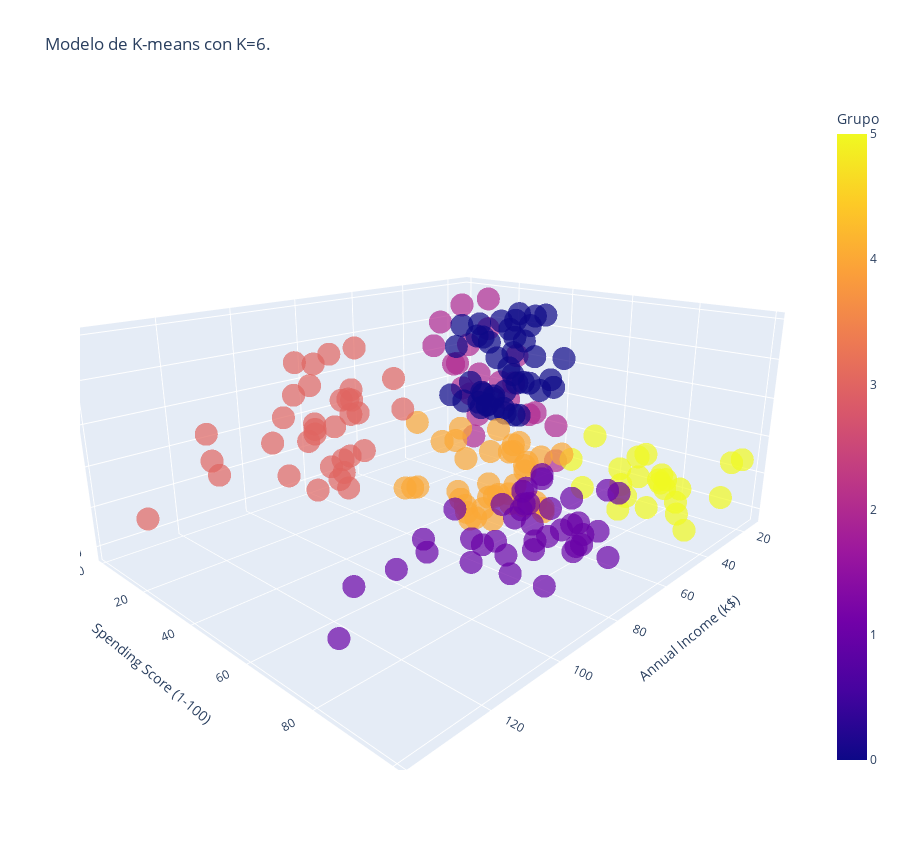

Notebook source saved alongside this figure:
### Markdown cell above
### **Grafica en 3D.**

### Code cell
Grafica_3D = px.scatter_3d(Mall, x='Annual Income (k$)', y='Spending Score (1-100)', z='Age', color='Grupo', symbol='Grupo',
                        symbol_map={0: 'circle', 1: 'circle', 2: 'circle', 3: 'circle', 4:'circle', 5:'circle'}, 
                        opacity=0.7, width=900, height=850, title=f'Modelo de K-means con K={6}.', labels={'label': 'cluster'}, color_discrete_map={})
Grafica_3D.update_layout(showlegend=False)

### Figure 1 — Plotly figure (JSON) as saved in the notebook; plotly's stock layout.template omitted (floating-point values rounded to 4 significant figures)
{"data": [{"hovertemplate": "Grupo=%{marker.color}<br>Annual Income (k$)=%{x}<br>Spending Score (1-100)=%{y}<br>Age=%{z}<extra></extra>", "legendgroup": "2", "marker": {"color": [2, 2, 2, 2, 2, 2, 2, 2, 2, 2, 2, 2, 2, 2, 2, 2, 2, 2, 2, 2, 2, 2], "coloraxis": "coloraxis", "opacity": 0.7, "symbol": "circle"}, "mode": "markers", "name": "2", "scene": "scene", "showlegend": true, "type": "scatter3d", "x": [15, 16, 17, 18, 19, 19, 20, 20, 21, 23, 24, 25, 28, 28, 29, 30, 33, 33, 34, 37, 39, 39], "y": [39, 6, 40, 6, 3, 14, 15, 13, 35, 29, 35, 5, 14, 32, 31, 4, 4, 14, 17, 26, 36, 28], "z": [19, 20, 31, 35, 64, 67, 58, 37, 35, 52, 35, 46, 54, 45, 40, 60, 53, 49, 42, 36, 48, 49]}, {"hovertemplate": "Grupo=%{marker.color}<br>Annual Income (k$)=%{x}<br>Spending Score (1-100)=%{y}<br>Age=%{z}<extra></extra>", "legendgroup": "5", "marker": {"color": [5, 5, 5, 5, 5, 5, 5, 5, 5, 5, 5, 5, 5, 5, 5, 5, 5, 5, 5, 5, 5, 5, 5], "coloraxis": "coloraxis", "opacity": 0.7, "symbol": "circle"}, "mode": "markers", "name": "5", "scene": "scene", "showlegend": true, "type": "scatter3d", "x": [15, 16, 17, 18, 19, 19, 20, 20, 21, 23, 24, 25, 28, 28, 29, 30, 33, 33, 34, 37, 38, 39, 39], "y": [81, 77, 76, 94, 72, 99, 77, 79, 66, 98, 73, 73, 82, 61, 87, 73, 92, 81, 73, 75, 92, 61, 65], "z": [21, 23, 22, 23, 30, 35, 24, 22, 20, 35, 25, 31, 29, 35, 23, 21, 18, 21, 30, 20, 24, 31, 24]}, {"hovertemplate": "Grupo=%{marker.color}<br>Annual Income (k$)=%{x}<br>Spending Score (1-100)=%{y}<br>Age=%{z}<extra></extra>", "legendgroup": "0", "marker": {"color": [0, 0, 0, 0, 0, 0, 0, 0, 0, 0, 0, 0, 0, 0, 0, 0, 0, 0, 0, 0, 0, 0, 0, 0, 0, 0, 0, 0, 0, 0, 0, 0, 0, 0, 0, 0, 0, 0, 0, 0, 0, 0, 0, 0], "coloraxis": "coloraxis", "opacity": 0.7, "symbol": "circle"}, "mode": "markers", "name": "0", "scene": "scene", "showlegend": true, "type": "scatter3d", "x": [38, 40, 42, 43, 43, 43, 44, 44, 46, 46, 47, 47, 48, 48, 48, 49, 49, 50, 50, 54, 54, 54, 54, 54, 54, 54, 57, 58, 59, 60, 60, 61, 62, 62, 62, 63, 63, 63, 63, 63, 65, 65, 67, 67], "y": [35, 55, 52, 60, 45, 41, 50, 46, 46, 56, 52, 59, 51, 50, 48, 55, 42, 49, 56, 47, 53, 42, 51, 41, 44, 46, 58, 46, 55, 49, 47, 42, 48, 59, 56, 50, 46, 43, 48, 52, 43, 59, 43, 57], "z": [65, 50, 49, 59, 50, 47, 51, 69, 53, 70, 67, 54, 63, 43, 68, 70, 47, 60, 60, 59, 45, 49, 57, 67, 46, 48, 55, 50, 68, 48, 47, 48, 49, 67, 49, 66, 54, 68, 66, 65, 63, 49, 51, 50]}, {"hovertemplate": "Grupo=%{marker.color}<br>Annual Income (k$)=%{x}<br>Spending Score (1-100)=%{y}<br>Age=%{z}<extra></extra>", "legendgroup": "4", "marker": {"color": [4, 4, 4, 4, 4, 4, 4, 4, 4, 4, 4, 4, 4, 4, 4, 4, 4, 4, 4, 4, 4, 4, 4, 4, 4, 4, 4, 4, 4, 4, 4, 4, 4, 4, 4, 4, 4, 4], "coloraxis": "coloraxis", "opacity": 0.7, "symbol": "circle"}, "mode": "markers", "name": "4", "scene": "scene", "showlegend": true, "type": "scatter3d", "x": [40, 40, 40, 42, 43, 46, 46, 48, 48, 48, 54, 54, 54, 54, 54, 57, 58, 59, 60, 60, 60, 60, 61, 62, 62, 62, 63, 64, 64, 65, 65, 67, 67, 69, 70, 71, 72, 76], "y": [47, 42, 42, 60, 54, 51, 55, 59, 59, 47, 54, 48, 52, 55, 57, 55, 60, 41, 40, 42, 52, 50, 49, 41, 55, 42, 54, 42, 46, 48, 50, 56, 40, 58, 29, 35, 34, 40], "z": [27, 29, 31, 33, 31, 27, 19, 18, 19, 32, 26, 40, 23, 38, 21, 22, 34, 18, 40, 32, 24, 27, 20, 23, 26, 21, 19, 38, 19, 18, 19, 27, 38, 40, 23, 43, 25, 28]}, {"hovertemplate": "Grupo=%{marker.color}<br>Annual Income (k$)=%{x}<br>Spending Score (1-100)=%{y}<br>Age=%{z}<extra></extra>", "legendgroup": "1", "marker": {"color": [1, 1, 1, 1, 1, 1, 1, 1, 1, 1, 1, 1, 1, 1, 1, 1, 1, 1, 1, 1, 1, 1, 1, 1, 1, 1, 1, 1, 1, 1, 1, 1, 1, 1, 1, 1, 1, 1, 1], "coloraxis": "coloraxis", "opacity": 0.7, "symbol": "circle"}, "mode": "markers", "name": "1", "scene": "scene", "showlegend": true, "type": "scatter3d", "x": [69, 70, 71, 71, 71, 72, 73, 73, 74, 75, 76, 77, 77, 78, 78, 78, 78, 78, 78, 79, 81, 85, 86, 87, 87, 87, 88, 88, 93, 97, 98, 99, 101, 103, 103, 113, 120, 126, 137], "y": [91, 77, 95, 75, 75, 71, 88, 73, 72, 93, 87, 97, 74, 90, 88, 76, 89, 78, 73, 83, 93, 75, 95, 63, 75, 92, 86, 69, 90, 86, 88, 97, 68, 85, 69, 91, 79, 74, 83], "z": [39, 31, 40, 38, 39, 31, 29, 32, 35, 32, 32, 28, 32, 34, 39, 38, 27, 30, 30, 29, 31, 36, 33, 32, 28, 36, 30, 27, 35, 32, 29, 30, 28, 36, 32, 38, 35, 32, 30]}, {"hovertemplate": "Grupo=%{marker.color}<br>Annual Income (k$)=%{x}<br>Spending Score (1-100)=%{y}<br>Age=%{z}<extra></extra>", "legendgroup": "3", "marker": {"color": [3, 3, 3, 3, 3, 3, 3, 3, 3, 3, 3, 3, 3, 3, 3, 3, 3, 3, 3, 3, 3, 3, 3, 3, 3, 3, 3, 3, 3, 3, 3, 3, 3, 3], "coloraxis": "coloraxis", "opacity": 0.7, "symbol": "circle"}, "mode": "markers", "name": "3", "scene": "scene", "showlegend": true, "type": "scatter3d", "x": [71, 71, 73, 73, 74, 75, 77, 77, 78, 78, 78, 78, 78, 78, 79, 81, 85, 86, 87, 87, 87, 88, 88, 93, 97, 98, 99, 101, 103, 103, 113, 120, 126, 137], "y": [11, 9, 5, 7, 10, 5, 12, 36, 22, 17, 20, 16, 1, 1, 35, 5, 26, 20, 27, 13, 10, 13, 15, 14, 32, 15, 39, 24, 17, 23, 8, 16, 28, 18], "z": [59, 47, 20, 44, 19, 57, 25, 48, 34, 43, 44, 47, 37, 34, 56, 19, 50, 42, 36, 40, 36, 52, 58, 59, 37, 46, 41, 54, 41, 34, 33, 47, 45, 32]}], "layout": {"coloraxis": {"colorbar": {"title": {"text": "Grupo"}}, "colorscale": [[0, "#0d0887"], [0.1111, "#46039f"], [0.2222, "#7201a8"], [0.3333, "#9c179e"], [0.4444, "#bd3786"], [0.5556, "#d8576b"], [0.6667, "#ed7953"], [0.7778, "#fb9f3a"], [0.8889, "#fdca26"], [1, "#f0f921"]]}, "height": 850, "legend": {"title": {"text": "Grupo"}, "tracegroupgap": 0}, "scene": {"aspectmode": "auto", "aspectratio": {"x": 1.429, "y": 1.148, "z": 0.6093}, "camera": {"center": {"x": 0, "y": 0, "z": 0}, "eye": {"x": 1.482, "y": 1.4, "z": 0.6557}, "projection": {"type": "perspective"}, "up": {"x": 0, "y": 0, "z": 1}}, "domain": {"x": [0, 1], "y": [0, 1]}, "xaxis": {"title": {"text": "Annual Income (k$)"}, "type": "linear"}, "yaxis": {"title": {"text": "Spending Score (1-100)"}, "type": "linear"}, "zaxis": {"title": {"text": "Age"}, "type": "linear"}}, "showlegend": false, "title": {"text": "Modelo de K-means con K=6."}, "width": 900}}
